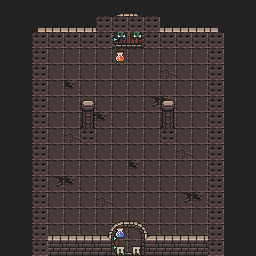

Below is a game level as drawn by its tile map, then a one-line description and the .tmx file that defines it, in full:
An orthogonal 16x16 tile map with 16x16 px tiles, 10 tile layers (Floor, Traps, Side_walls, Side_doors, ...), 3 tilesets.

<map version="1.10" tiledversion="1.11.2" orientation="orthogonal" renderorder="right-down" width="16" height="16" tilewidth="16" tileheight="16" infinite="0" nextlayerid="11" nextobjectid="1">
 <editorsettings>
  <export format="csv" />
 </editorsettings>
 <tileset firstgid="1" source="Tilesets/0x72_DungeonTilesetII_v1.7.tsx" />
 <tileset firstgid="1025" source="Tilesets/atlas_walls_high-16x32.tsx" />
 <tileset firstgid="1217" source="Tilesets/atlas_walls_low-16x16.tsx" />
 <layer id="1" name="Floor" width="16" height="16">
  <data encoding="csv">
1250,1250,1250,1250,1250,1250,1250,1250,1250,1250,1250,1250,1250,1250,1250,1250,
1250,1250,1250,1250,1250,1250,1250,1250,1250,1250,1250,1250,1250,1250,1250,1250,
1250,1250,1250,130,130,130,130,130,130,130,130,130,130,1250,1250,1250,
1250,1250,130,130,130,130,130,130,130,130,130,130,130,130,1250,1250,
1250,1250,130,130,130,130,130,130,130,130,131,130,130,130,1250,1250,
1250,1250,130,130,195,130,130,130,130,130,130,130,130,130,1250,1250,
1250,1250,130,130,130,130,130,130,130,194,195,130,130,130,1250,1250,
1250,1250,130,130,130,194,195,130,130,130,130,130,130,130,1250,1250,
1250,1250,130,130,131,130,130,130,130,130,130,130,130,130,1250,1250,
1250,1250,130,130,130,130,130,130,130,130,130,131,130,130,1250,1250,
1250,1250,130,130,130,130,130,130,195,130,130,130,130,130,1250,1250,
1250,1250,130,194,195,130,130,130,130,130,130,130,130,130,1250,1250,
1250,1250,130,130,130,130,131,130,130,130,130,194,195,130,1250,1250,
1250,1250,130,130,130,130,130,130,130,130,130,130,130,130,1250,1250,
1250,1250,130,130,130,130,130,130,130,130,130,130,130,130,1250,1250,
1250,1250,1250,130,130,130,130,130,130,130,130,130,130,1250,1250,1250
</data>
 </layer>
 <layer id="6" name="Traps" width="16" height="16">
  <data encoding="csv">
0,0,0,0,0,0,0,0,0,0,0,0,0,0,0,0,
0,0,0,0,0,0,0,0,0,0,0,0,0,0,0,0,
0,0,0,0,0,0,0,0,0,0,0,0,0,0,0,0,
0,0,0,0,0,0,0,0,0,0,0,0,0,0,0,0,
0,0,0,0,0,0,0,0,0,0,0,0,0,0,0,0,
0,0,0,0,0,0,0,0,0,0,0,0,0,0,0,0,
0,0,0,0,0,0,0,0,0,0,0,0,0,0,0,0,
0,0,0,0,0,0,0,0,0,0,0,0,0,0,0,0,
0,0,0,0,0,0,0,0,0,0,0,0,0,0,0,0,
0,0,0,0,0,0,0,0,0,0,0,0,0,0,0,0,
0,0,0,0,0,0,0,0,0,0,0,0,0,0,0,0,
0,0,0,0,0,0,0,0,0,0,0,0,0,0,0,0,
0,0,0,0,0,0,0,0,0,0,0,0,0,0,0,0,
0,0,0,0,0,0,0,0,0,0,0,0,0,0,0,0,
0,0,0,0,0,0,0,0,0,0,0,0,0,0,0,0,
0,0,0,0,0,0,0,0,0,0,0,0,0,0,0,0
</data>
 </layer>
 <layer id="2" name="Side_walls" width="16" height="16">
  <data encoding="csv">
0,0,0,0,0,0,0,0,0,0,0,0,0,0,0,0,
0,0,0,0,0,0,0,0,0,0,0,0,0,0,0,0,
0,0,0,0,0,0,0,0,0,0,0,0,0,0,0,0,
0,0,1156,0,0,0,0,0,0,0,0,0,0,1105,0,0,
0,0,1156,0,0,0,0,0,0,0,0,0,0,1105,0,0,
0,0,1156,0,0,0,0,0,0,0,0,0,0,1105,0,0,
0,0,1156,0,0,0,0,0,0,0,0,0,0,1105,0,0,
0,0,1156,0,0,0,0,0,0,0,0,0,0,1105,0,0,
0,0,1156,0,0,0,0,0,0,0,0,0,0,1105,0,0,
0,0,1156,0,0,0,0,0,0,0,0,0,0,1105,0,0,
0,0,1156,0,0,0,0,0,0,0,0,0,0,1105,0,0,
0,0,1156,0,0,0,0,0,0,0,0,0,0,1105,0,0,
0,0,1156,0,0,0,0,0,0,0,0,0,0,1105,0,0,
0,0,1156,0,0,0,0,0,0,0,0,0,0,1105,0,0,
0,0,1156,0,0,0,0,0,0,0,0,0,0,1105,0,0,
0,0,0,0,0,0,0,0,0,0,0,0,0,0,0,0
</data>
 </layer>
 <layer id="3" name="Side_doors" width="16" height="16">
  <data encoding="csv">
0,0,0,0,0,0,0,0,0,0,0,0,0,0,0,0,
0,0,0,0,0,0,0,0,0,0,0,0,0,0,0,0,
0,0,0,0,0,0,0,0,0,0,0,0,0,0,0,0,
0,0,0,0,0,0,0,0,0,0,0,0,0,0,0,0,
0,0,0,0,0,0,0,0,0,0,0,0,0,0,0,0,
0,0,0,0,0,0,0,0,0,0,0,0,0,0,0,0,
0,0,0,0,0,0,0,0,0,0,0,0,0,0,0,0,
0,0,0,0,0,0,0,0,0,0,0,0,0,0,0,0,
0,0,0,0,0,0,0,0,0,0,0,0,0,0,0,0,
0,0,0,0,0,0,0,0,0,0,0,0,0,0,0,0,
0,0,0,0,0,0,0,0,0,0,0,0,0,0,0,0,
0,0,0,0,0,0,0,0,0,0,0,0,0,0,0,0,
0,0,0,0,0,0,0,0,0,0,0,0,0,0,0,0,
0,0,0,0,0,0,0,0,0,0,0,0,0,0,0,0,
0,0,0,0,0,0,0,0,0,0,0,0,0,0,0,0,
0,0,0,0,0,0,0,0,0,0,0,0,0,0,0,0
</data>
 </layer>
 <layer id="4" name="Front_walls" width="16" height="16">
  <data encoding="csv">
0,0,0,0,0,0,0,0,0,0,0,0,0,0,0,0,
0,0,1127,1178,1178,1178,1178,0,0,1178,1178,1178,1178,1126,0,0,
0,0,1151,1202,1202,1202,1202,0,0,1202,1202,1202,1202,1150,0,0,
0,0,0,0,0,0,0,0,0,0,0,0,0,0,0,0,
0,0,0,0,0,0,0,0,0,0,0,0,0,0,0,0,
0,0,0,0,0,0,0,0,0,0,0,0,0,0,0,0,
0,0,0,0,0,0,0,0,0,0,0,0,0,0,0,0,
0,0,0,0,0,0,0,0,0,0,0,0,0,0,0,0,
0,0,0,0,0,0,0,0,0,0,0,0,0,0,0,0,
0,0,0,0,0,0,0,0,0,0,0,0,0,0,0,0,
0,0,0,0,0,0,0,0,0,0,0,0,0,0,0,0,
0,0,0,0,0,0,0,0,0,0,0,0,0,0,0,0,
0,0,0,0,0,0,0,0,0,0,0,0,0,0,0,0,
0,0,0,0,0,0,0,0,0,0,0,0,0,0,0,0,
0,0,1122,1178,1178,1178,1178,0,0,1178,1178,1178,1178,1124,0,0,
0,0,1146,1202,1202,1202,1202,0,0,1202,1202,1202,1202,1148,0,0
</data>
 </layer>
 <layer id="5" name="Front_doors" width="16" height="16">
  <data encoding="csv">
0,0,0,0,0,0,0,1162,1163,0,0,0,0,0,0,0,
0,0,0,0,0,0,1185,1186,1187,1188,0,0,0,0,0,0,
0,0,0,0,0,0,1209,1210,1211,1212,0,0,0,0,0,0,
0,0,0,0,0,0,0,0,0,0,0,0,0,0,0,0,
0,0,0,0,0,0,0,0,0,0,0,0,0,0,0,0,
0,0,0,0,0,0,0,0,0,0,0,0,0,0,0,0,
0,0,0,0,0,0,0,0,0,0,0,0,0,0,0,0,
0,0,0,0,0,0,0,0,0,0,0,0,0,0,0,0,
0,0,0,0,0,0,0,0,0,0,0,0,0,0,0,0,
0,0,0,0,0,0,0,0,0,0,0,0,0,0,0,0,
0,0,0,0,0,0,0,0,0,0,0,0,0,0,0,0,
0,0,0,0,0,0,0,0,0,0,0,0,0,0,0,0,
0,0,0,0,0,0,0,0,0,0,0,0,0,0,0,0,
0,0,0,0,0,0,0,1166,1167,0,0,0,0,0,0,0,
0,0,0,0,0,0,1189,1190,1191,1192,0,0,0,0,0,0,
0,0,0,0,0,0,1213,1214,1215,1216,0,0,0,0,0,0
</data>
 </layer>
 <layer id="7" name="Decorations" width="16" height="16">
  <data encoding="csv">
0,0,0,0,0,0,0,0,0,0,0,0,0,0,0,0,
0,0,0,0,0,0,0,0,0,0,0,0,0,0,0,0,
0,0,0,0,98,0,98,0,0,98,0,98,0,0,0,0,
0,0,0,0,0,0,0,0,0,0,0,0,0,0,0,0,
0,0,0,0,0,0,0,0,0,0,0,0,0,0,0,0,
0,0,0,0,0,0,0,0,0,0,0,0,0,0,0,0,
0,0,0,0,0,0,0,0,0,0,0,0,0,0,0,0,
0,0,0,0,0,0,0,0,0,0,0,0,0,0,0,0,
0,0,0,0,0,0,0,0,0,0,0,0,0,0,0,0,
0,0,0,0,0,0,0,0,0,0,0,0,0,0,0,0,
0,0,0,0,0,0,0,0,0,0,0,0,0,0,0,0,
0,0,0,0,0,0,0,0,0,0,0,0,0,0,0,0,
0,0,0,0,0,0,0,0,0,0,0,0,0,0,0,0,
0,0,0,0,0,0,0,0,0,0,0,0,0,0,0,0,
0,0,0,0,0,0,0,0,0,0,0,0,0,0,0,0,
0,0,0,0,0,0,0,0,0,0,0,0,0,0,0,0
</data>
 </layer>
 <layer id="9" name="Chests" width="16" height="16">
  <data encoding="csv">
0,0,0,0,0,0,0,0,0,0,0,0,0,0,0,0,
0,0,0,0,0,0,0,0,0,0,0,0,0,0,0,0,
0,0,0,0,0,0,0,0,0,0,0,0,0,0,0,0,
0,0,0,0,0,0,0,0,0,0,0,0,0,0,0,0,
0,0,0,0,0,0,0,0,0,0,0,0,0,0,0,0,
0,0,0,0,0,0,0,0,0,0,0,0,0,0,0,0,
0,0,0,0,0,0,0,0,0,0,0,0,0,0,0,0,
0,0,0,0,0,0,0,0,0,0,0,0,0,0,0,0,
0,0,0,0,0,0,0,0,0,0,0,0,0,0,0,0,
0,0,0,0,0,0,0,0,0,0,0,0,0,0,0,0,
0,0,0,0,0,0,0,0,0,0,0,0,0,0,0,0,
0,0,0,0,0,0,0,0,0,0,0,0,0,0,0,0,
0,0,0,0,0,0,0,0,0,0,0,0,0,0,0,0,
0,0,0,0,0,0,0,0,0,0,0,0,0,0,0,0,
0,0,0,0,0,0,0,0,0,0,0,0,0,0,0,0,
0,0,0,0,0,0,0,0,0,0,0,0,0,0,0,0
</data>
 </layer>
 <layer id="8" name="Pillar" width="16" height="16">
  <data encoding="csv">
0,0,0,0,0,0,0,0,0,0,0,0,0,0,0,0,
0,0,0,0,0,0,0,0,0,0,0,0,0,0,0,0,
0,0,0,0,0,0,0,0,0,0,0,0,0,0,0,0,
0,0,0,0,0,0,0,0,0,0,0,0,0,0,0,0,
0,0,0,0,0,0,0,0,0,0,0,0,0,0,0,0,
0,0,0,0,0,0,0,0,0,0,0,0,0,0,0,0,
0,0,0,0,0,166,0,0,0,0,166,0,0,0,0,0,
0,0,0,0,0,198,0,0,0,0,198,0,0,0,0,0,
0,0,0,0,0,230,0,0,0,0,230,0,0,0,0,0,
0,0,0,0,0,0,0,0,0,0,0,0,0,0,0,0,
0,0,0,0,0,0,0,0,0,0,0,0,0,0,0,0,
0,0,0,0,0,0,0,0,0,0,0,0,0,0,0,0,
0,0,0,0,0,0,0,0,0,0,0,0,0,0,0,0,
0,0,0,0,0,0,0,0,0,0,0,0,0,0,0,0,
0,0,0,0,0,0,0,0,0,0,0,0,0,0,0,0,
0,0,0,0,0,0,0,0,0,0,0,0,0,0,0,0
</data>
 </layer>
 <layer id="10" name="Collisions" width="16" height="16">
  <data encoding="csv">
0,0,0,0,0,0,0,0,0,0,0,0,0,0,0,0,
0,0,0,0,0,0,386,386,386,386,0,0,0,0,0,0,
0,0,386,386,386,386,386,120,120,386,386,386,386,386,0,0,
0,0,386,0,0,0,0,691,0,0,0,0,0,386,0,0,
0,0,386,0,0,0,0,0,0,0,0,0,0,386,0,0,
0,0,386,0,0,0,0,0,0,0,0,0,0,386,0,0,
0,0,386,0,0,0,0,0,0,0,0,0,0,386,0,0,
0,0,386,0,0,0,0,0,0,0,0,0,0,386,0,0,
0,0,386,0,0,386,0,0,0,0,386,0,0,386,0,0,
0,0,386,0,0,0,0,0,0,0,0,0,0,386,0,0,
0,0,386,0,0,0,0,0,0,0,0,0,0,386,0,0,
0,0,386,0,0,0,0,0,0,0,0,0,0,386,0,0,
0,0,386,0,0,0,0,0,0,0,0,0,0,386,0,0,
0,0,386,0,0,0,0,0,0,0,0,0,0,386,0,0,
0,0,386,0,0,0,0,692,0,0,0,0,0,386,0,0,
0,0,386,0,0,0,0,56,56,0,0,0,0,386,0,0
</data>
 </layer>
</map>
